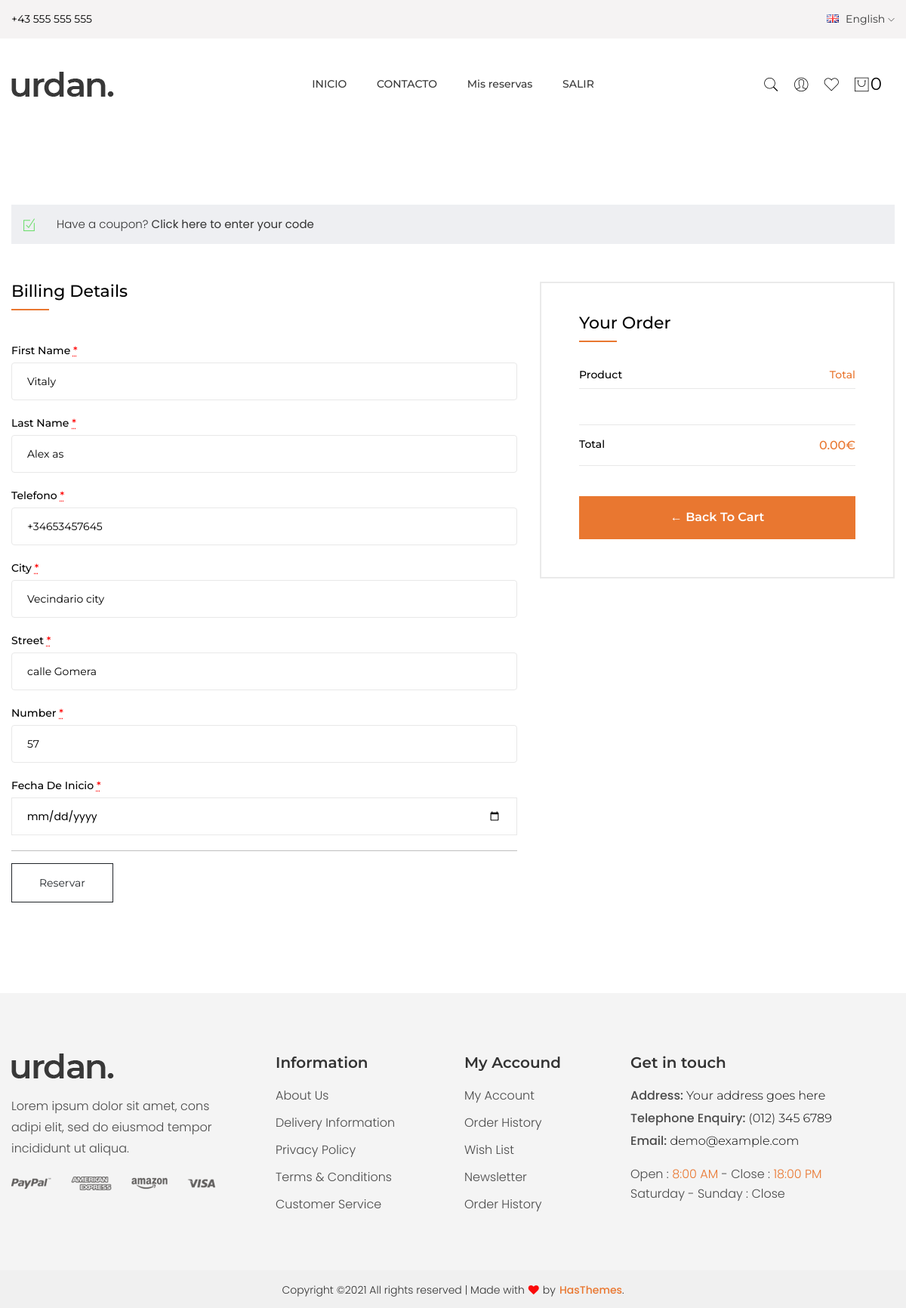
/checkout/ (signed in), run on an earlier commit of the app's database.
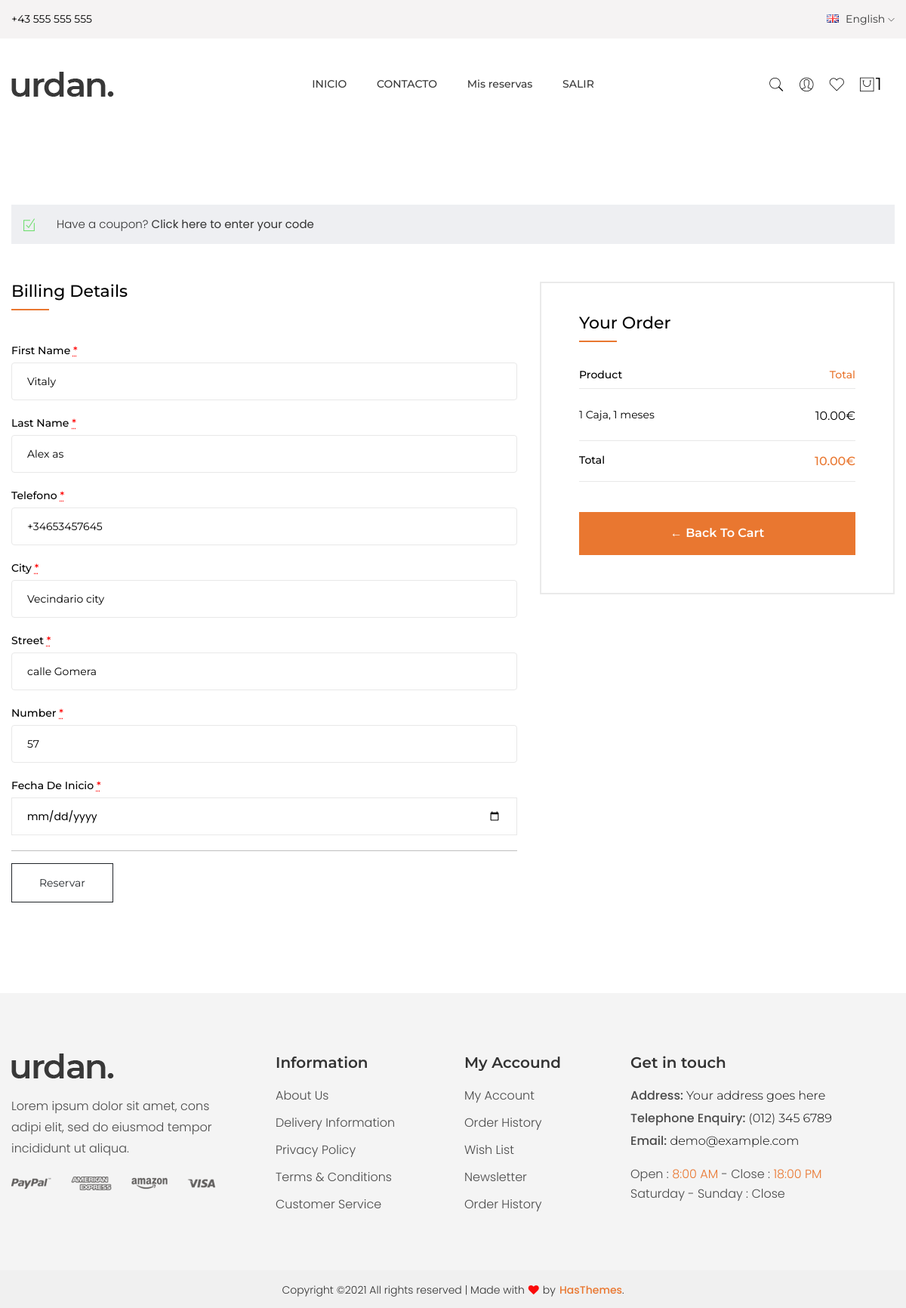
And on a later commit of the database.
### main/models.py (models this page shows, shortened)
class Cart(models.Model):
    owner = models.ForeignKey('Customer', verbose_name='Dueño',
                              on_delete=models.CASCADE)
    products = models.ManyToManyField(CartProduct, blank=True,
                                      related_name='related_cart')
    total_products = models.PositiveIntegerField(default=0)
    final_price = models.DecimalField('Precio de pedido', max_digits=9,
                                      default=0, decimal_places=2)
    in_order = models.BooleanField(default=False)
    for_anonymous_user = models.BooleanField(default=False)

class CartProduct(models.Model):
    user = models.ForeignKey('Customer', verbose_name='Cliente',
                             on_delete=models.CASCADE)
    cart = models.ForeignKey('Cart', verbose_name='Pedido',
                             on_delete=models.CASCADE,
                             related_name='related_products')
    item = models.ForeignKey(Item, verbose_name='Objeto',
                             on_delete=models.CASCADE)
    qty = models.PositiveIntegerField('Cantidad', default=1)
    month = models.PositiveIntegerField('Meses', default=1)
    final_price = models.DecimalField('Precio final', max_digits=9,
                                      decimal_places=2)

class Item(models.Model):
    title = models.CharField('Nombre', max_length=255)
    slug = models.SlugField(unique=True)
    image = models.ImageField('Imagen')
    description = models.TextField('Descripcion', null=True)
    price = models.DecimalField('Precio', max_digits=9, decimal_places=2)

### main/views.py (the view)
# urls.py: path('checkout/', views.Checkout.as_view(), name='checkout'),
class Checkout(CartMixin, View):
    def get(self, request, *args, **kwargs):
        customer = Customer.objects.get(user=request.user)
        form = OrderForm(request.POST or None)
        context = {
            'customer': customer,
            'cart': self.cart,
            'form': form
        }
        return render(request, 'main/checkout.html', context)

### main/forms.py
class OrderForm(forms.ModelForm):
    def __init__(self, *args, **kwargs):
        super().__init__(*args, **kwargs)
        self.fields['order_date'].label = 'Дата получения заказа'
    order_date = forms.DateField(
        widget=forms.TextInput(attrs={'type': 'date'}))
    class Meta:
        model = Order
        fields = (
            'first_name', 'last_name', 'phone', 'city', 'street', 'number',
            'order_date', 'comment'
        )

### main/mixins.py (called while the page is built)
    def dispatch(self, request, *args, **kwargs):
        if request.user.is_authenticated:
            customer = Customer.objects.filter(user=request.user).first()
            if not customer:
                customer = Customer.objects.create(
                    user=request.user
                )
            cart = Cart.objects.filter(owner=customer, in_order=False).first()
            if not cart:
                cart = Cart.objects.create(owner=customer)
        else:
            cart = Cart.objects.filter(for_anonymous_user=True).first()
            if not cart:
                cart = Cart.objects.create(for_anonymous_user=True)
        self.cart = cart
        return super().dispatch(request, *args, **kwargs)

### main/templates/main/checkout.html (shortened to what the changed rows need)
{% extends 'main/base.html' %}
{% load static %}
{% load i18n %}
{% block content %}
<div class="checkout-main-area pb-100 pt-100">
            <div class="container">
                <div class="checkout-wrap pt-30">
                    <div class="row">
                        <div class="col-lg-5">
                            <div class="your-order-area">
                                <div class="your-order-wrap gray-bg-4">
                                    <div class="your-order-info-wrap">
                                        <div class="your-order-info">
                                            <ul>
                                            </ul>
                                        </div>
                                        <div class="your-order-middle">
                                            <ul>
		                                            {% for item in cart.products.all %}
                                                <li>{{item.qty}} {{item.item.title}}, {{item.month}}  meses   <span>{{item.final_price|floatformat:2}}€ </span></li>
		                                            {% endfor %}
                                            </ul>
                                        </div>
                                        <div class="your-order-info order-subtotal">
                                            <ul>
                                                <li>Total <span>{{cart.final_price|floatformat:2}}€ </span></li>
                                            </ul>
                                        </div>
                                    </div>
                                </div>
                            </div>
                        </div>
                    </div>
                </div>
            </div>
        </div>
{% endblock content %}

### main/templates/main/base.html (shortened to what the changed rows need)
<!DOCTYPE html>
{% load static %}
{% load i18n %}
<html lang="es">
<head>
    <link rel="stylesheet" href="{% static 'assets/css/vendor/bootstrap.min.css' %}" />
    <link rel="stylesheet" href="{% static 'assets/css/vendor/pe-icon-7-stroke.css' %}" />
    <link rel="stylesheet" href="{% static 'assets/css/vendor/themify-icons.css' %}" />
    <link rel="stylesheet" href="{% static 'assets/css/vendor/font-awesome.min.css' %}" />
    <link rel="stylesheet" href="{% static 'assets/css/plugins/animate.css' %}" />
    <link rel="stylesheet" href="{% static 'assets/css/plugins/aos.css' %}" />
    <link rel="stylesheet" href="{% static 'assets/css/plugins/magnific-popup.css' %}" />
    <link rel="stylesheet" href="{% static 'assets/css/plugins/swiper.min.css' %}" />
    <link rel="stylesheet" href="{% static 'assets/css/plugins/jquery-ui.css' %}" />
    <link rel="stylesheet" href="{% static 'assets/css/plugins/nice-select.css' %}" />
    <link rel="stylesheet" href="{% static 'assets/css/plugins/select2.min.css' %}" />
    <link rel="stylesheet" href="{% static 'assets/css/plugins/easyzoom.css' %}" />
    <link rel="stylesheet" href="{% static 'assets/css/plugins/slinky.css' %}" />
    <link rel="stylesheet" href="{% static 'assets/css/style.css' %}" />
</head>
<body>
    <div class="main-wrapper main-wrapper-2">
        <header class="header-area header-responsive-padding header-height-1">
            <div class="header-bottom sticky-bar">
                <div class="container">
                    <div class="row align-items-center">
                        <div class="col-lg-3 col-md-6 col-6">
                            <div class="header-action-wrap">
                                <div class="header-action-style">
		                                {% if request.user.is_authenticated %}
                                    <a class="header-action-style" href="{% url 'cart' %}"><i class="pe-7s-shopbag"></i>
                                        <span class="product-count bg-black">{{ cart.products.count }}</span>
                                    </a>
		                                {% else %}
		                                <a class="" href=""><i class="pe-7s-shopbag"></i>
                                        <span class="product-count bg-black"></span>
                                    </a>
		                                {% endif %}
                                </div>
                            </div>
                        </div>
                    </div>
                </div>
            </div>
        </header>
		    {% block content %}
        {% endblock content %}
    </div>
</body>
</html>

What changed in the data, as far as the page shows it:
no longer on this page (row edited): Cart: products.count "0", final_price "0.00"
added Cart: products.count "1", final_price "10.00"
added CartProduct: qty "1", item "Caja", month "1", final_price "10.00"
